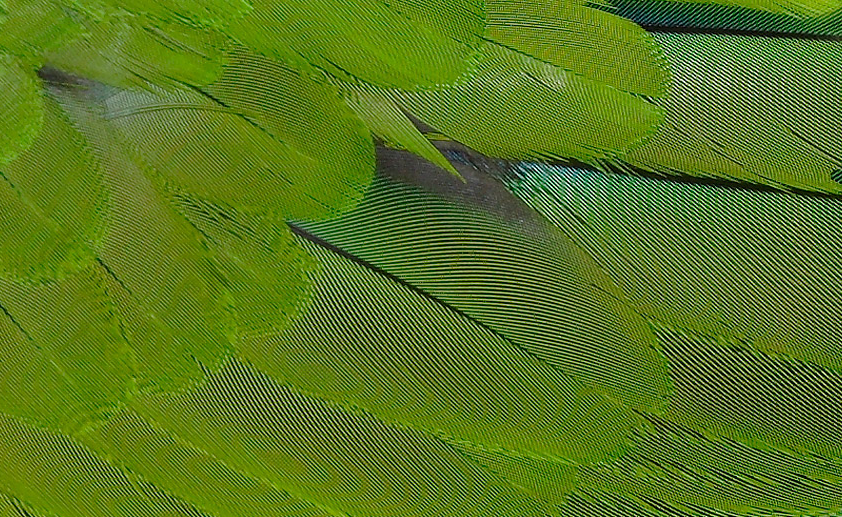
%> input picture plumage.png, 842 x 517 px
$ octave --eval "bai1_gk;"   (GNU Octave 9; MATLAB toolbox functions it lacks are replaced by stand-ins)
%> lines starting %> are read from the running program, lines starting %| are printed output that depends on the picture
function bai1_gk
close all;
ic = imread('plumage.png');
%> ic is the input picture: size 517x842x3 uint8; mean R, G, B 88.2, 118.7, 33.9
i = double(rgb2gray(ic));
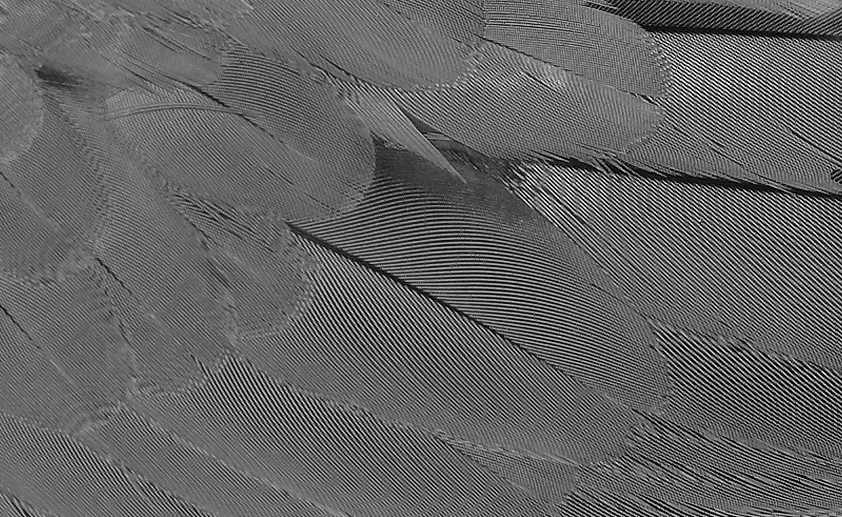
%> i: size 517x842 double; min 0, max 254, mean 99.9
tic; % Start the timer
h = [1 2 4 2 1]/10;
i1 = conv2(i,h,'same');
i2 = conv2(i1,h','same');
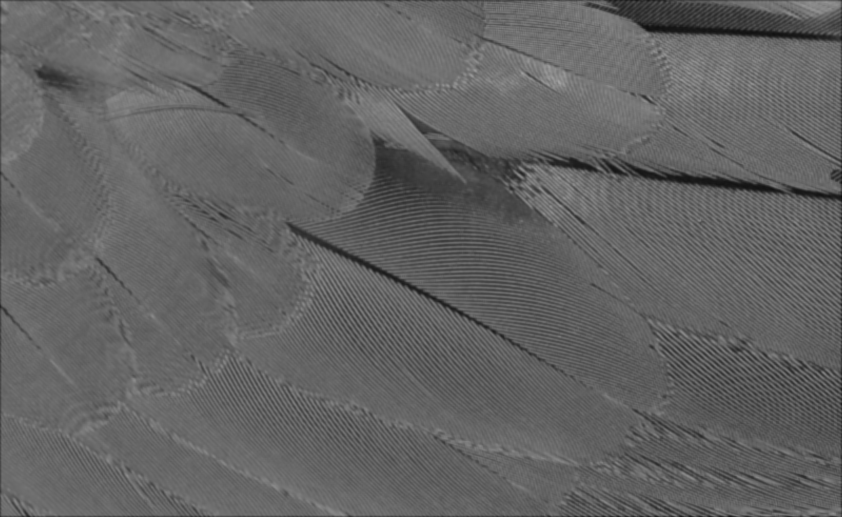
%> i2: size 517x842 double; min 16.12, max 163.9, mean 99.6
elapsedTime = toc; % Read the elapsed time
disp(['Elapsed time: ', num2str(elapsedTime), ' seconds']);
tic; % Start the timer
H = [ 1 2 4 2 1;
      2 4 8 4 2;
      4 8 16 8 4;
      2 4 8 4 2;
      1 2 4 2 1;] /100;
i3 = conv2(i,H,'same');
elapsedTime = toc; % Read the elapsed time
disp(['Elapsed time: ', num2str(elapsedTime), ' seconds']);
fi = fft2(i);
fi = fftshift(fi);
amplitudeFi = 2*log(abs(fi) + 1);
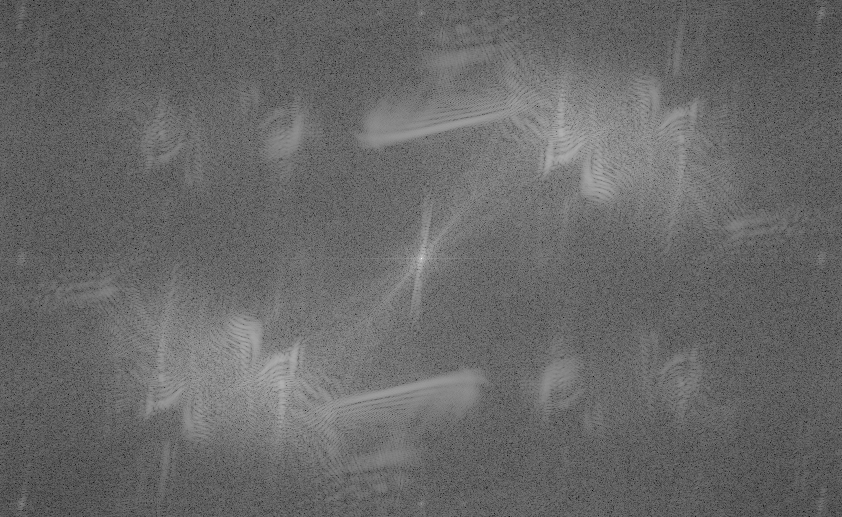
%> amplitudeFi: size 517x842 double; min 6.02, max 35.18, mean 18; drawn with min black and max white
figure, imshow(ic), title('Color img');
figure, imagesc(amplitudeFi), title('Amplitude Spectrum');
%> after `title('Amplitude Spectrum')`:
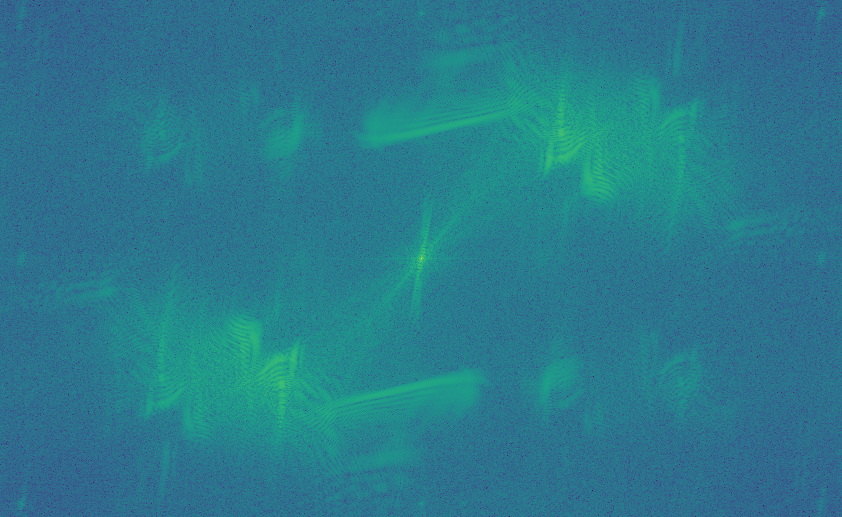
%> displayed picture: size 517x842x3, on the screen's scale of 0 to 255; mean R, G, B 41.5, 122.4, 141.2
[row, col] = size(amplitudeFi);
%> row = 517; col = 842

uv = zeros(row,col);
uv(row/2-5:row/2+5,col/2-5:col/2+5) = amplitudeFi(row/2-5:row/2+5,col/2-5:col/2+5);
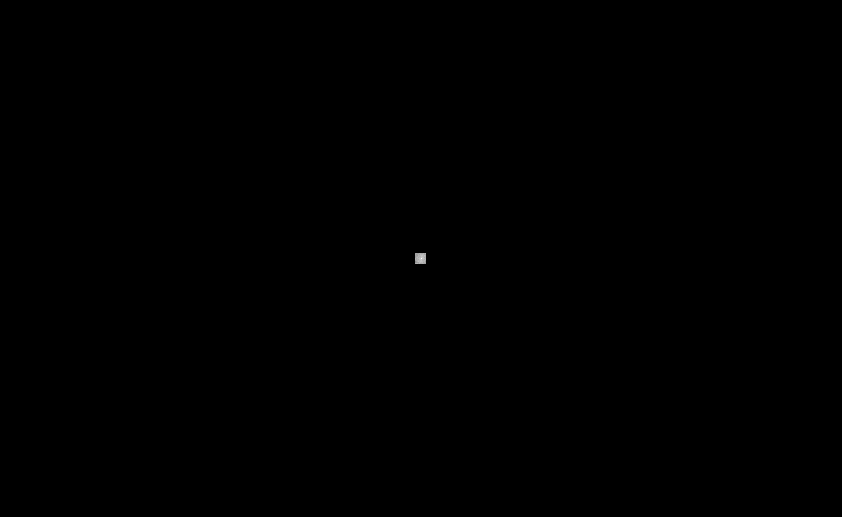
%> uv: size 517x842 double; min 0, max 35.18, mean 0; drawn with min black and max white
figure, imagesc(uv), title('UV');
%> after `title('UV')`:
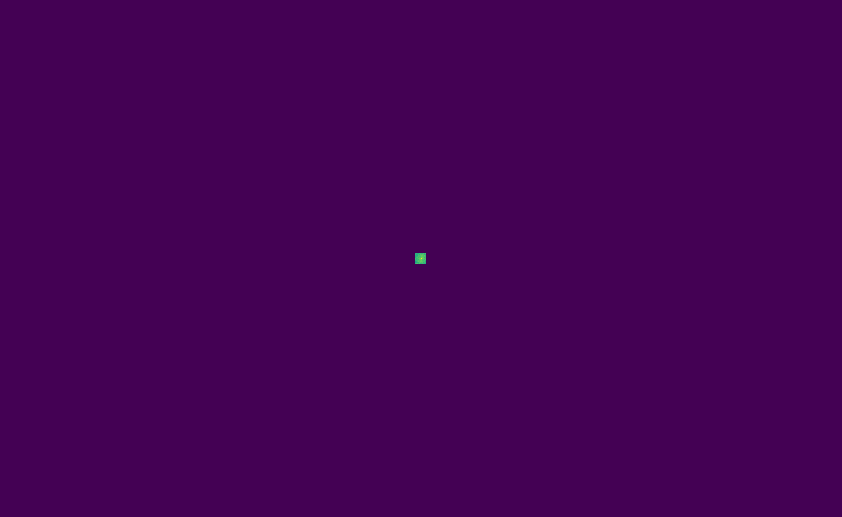
%> displayed picture: size 517x842x3, on the screen's scale of 0 to 255; mean R, G, B 68, 1.1, 84

figure;
subplot(221);
imshow(uint8(i)), title('Gray Img');
subplot(222);
imshow(uint8(i2));
subplot(223);
imshow(uint8(i3));

$ run again, with huiCFA.png copied over plumage.png
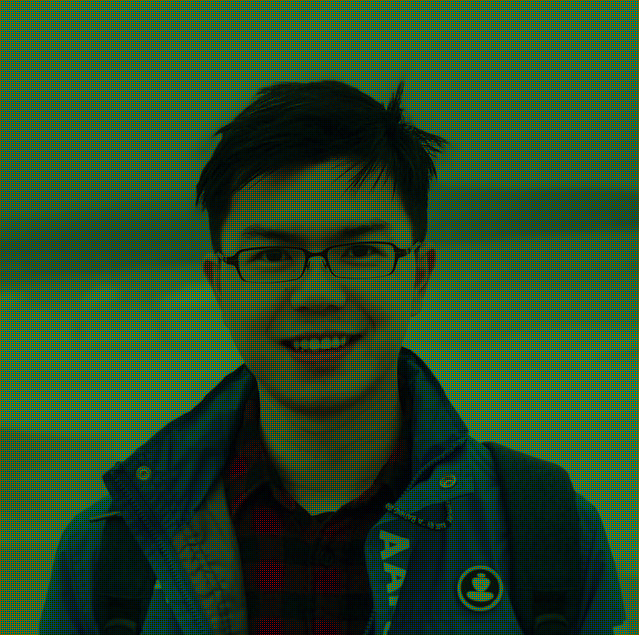
%> input picture huiCFA.png, 639 x 635 px
%> in bai1_gk, ic is the input picture: size 635x639x3 uint8; mean R, G, B 38.3, 77.5, 41.8
%> in bai1_gk, `amplitudeFi = 2*log(abs(fi) + 1);`:
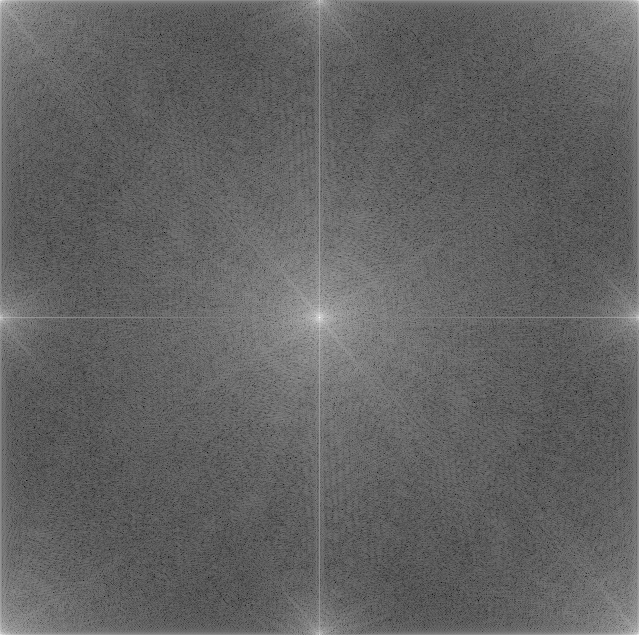
%> amplitudeFi: size 635x639 double; min 2.57, max 34.07, mean 14.9; drawn with min black and max white
%> in bai1_gk, `title('Amplitude Spectrum')`:
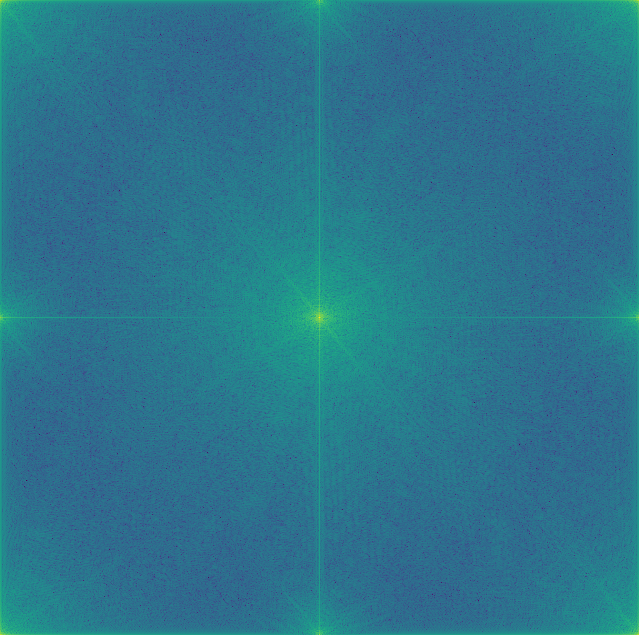
%> displayed picture: size 635x639x3, on the screen's scale of 0 to 255; mean R, G, B 43.3, 117.6, 141.5

$ run again, with huy.png copied over plumage.png
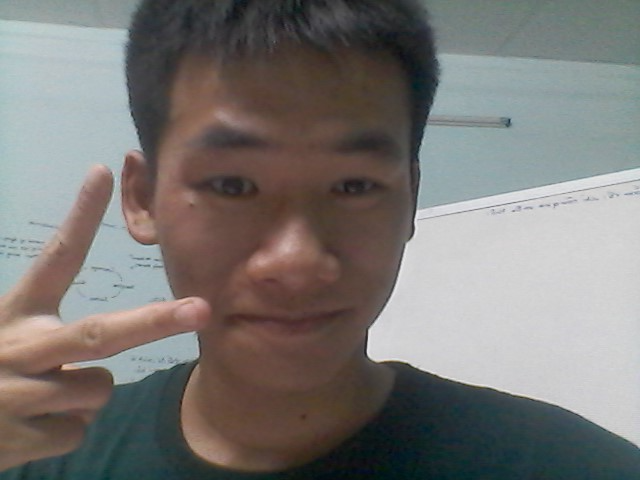
%> input picture huy.png, 640 x 480 px
%> in bai1_gk, ic is the input picture: size 480x640x3 uint8; mean R, G, B 122.6, 119.5, 116.9
%> in bai1_gk, `amplitudeFi = 2*log(abs(fi) + 1);`:
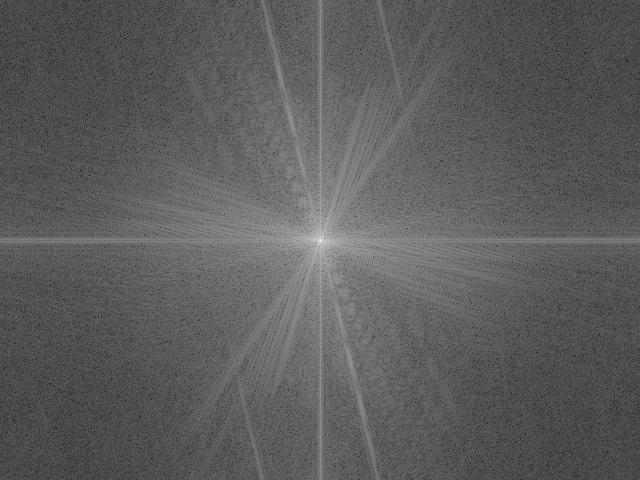
%> amplitudeFi: size 480x640 double; min 1.45, max 34.85, mean 13.6; drawn with min black and max white
%> in bai1_gk, `title('Amplitude Spectrum')`:
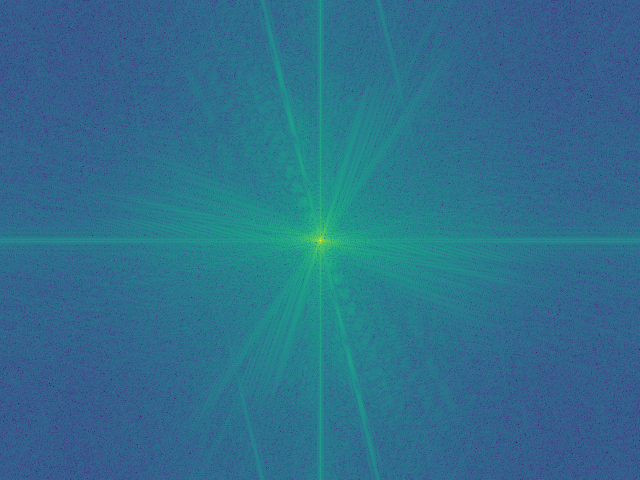
%> displayed picture: size 480x640x3, on the screen's scale of 0 to 255; mean R, G, B 46.1, 110.9, 141.1
